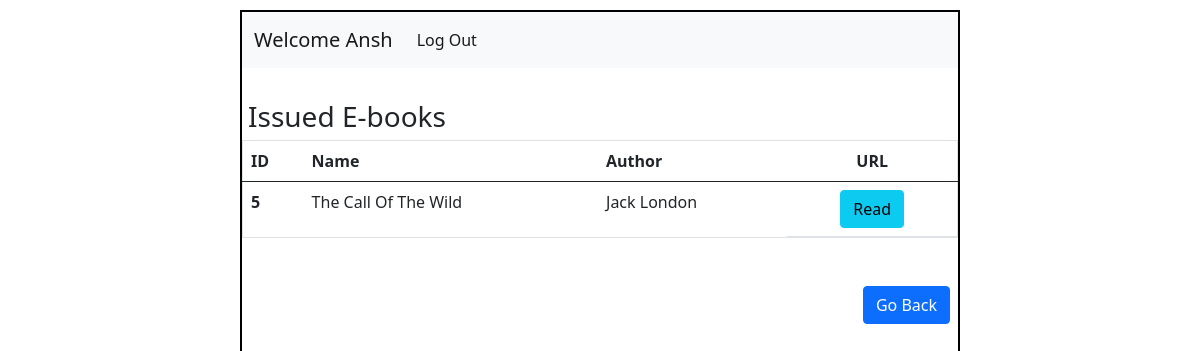
Page /view/The Call Of The Wild/2 on the committed database.
### application/models.py (models this page shows)
class User(db.Model):
  id = db.Column(db.Integer, primary_key=True)
  username = db.Column(db.String(), unique=True, nullable=False)
  email = db.Column(db.String(),unique = True, nullable=False)
  password = db.Column(db.String(), nullable=False)
  type = db.Column(db.String(), default='general')
  ebooks = db.relationship('Ebook', backref='bearer')

class Ebook(db.Model):
  id = db.Column(db.Integer, primary_key=True)
  name = db.Column(db.String(), nullable=False)
  author = db.Column(db.String(), nullable=False)
  url = db.Column(db.String(), nullable=False)
  status = db.Column(db.String(), default='available')
  user_id = db.Column(db.Integer, db.ForeignKey('user.id'), default=None)

### application/controllers.py (the view)
@app.route("/view/<ebook>/<int:user_id>")
def view(ebook,user_id):
    this_user = User.query.filter_by(id=user_id).first()
    details = Ebook.query.filter_by(user_id=user_id,name=ebook).all()
    return render_template("view.html",details=details,this_user=this_user)

### templates/view.html (shortened to what this page needs)
<!DOCTYPE html>
<html lang="en">
<head>
  <link rel="stylesheet" href="/static/style.css">
  <link href="https://cdn.jsdelivr.net/npm/bootstrap@5.0.2/dist/css/bootstrap.min.css" rel="stylesheet">
</head>
<body>
  <div id="main">
    <div id="canvas">
      <nav class="navbar navbar-expand-lg navbar-light bg-light">
        <div class="container-fluid">
          <a class="navbar-brand" href="#">Welcome {{this_user.username}}</a>
          <div class="collapse navbar-collapse" id="navbarSupportedContent">
            <ul class="navbar-nav me-auto mb-2 mb-lg-0">
              <li class="nav-item">
                <a class="nav-link active" aria-current="page" href="/login">Log Out</a>
              </li>
            </ul>
          </div>
        </div>
      </nav>
      <div id="content">
        <h3 class="headings">Issued E-books</h3>
        <div class="table">
          <table class="table border">
            <thead>
              <tr>
                <th scope="col">ID</th>
                <th scope="col">Name</th>
                <th scope="col">Author</th>
                <th scope="col" class="text-center">
                  URL
                </th>
              </tr>
            </thead>
            <tbody>
                {% for ebook in this_user.ebooks %}
                  {% if ebook.status == "granted" %}
                  <tr>
                    <th scope="row">{{ebook.id}}</th>
                    <td>{{ebook.name}}</td>
                    <td>{{ebook.author}}</td>
                    <td class="d-flex justify-content-center ">
                      <a href="{{ebook.url}}" target="_blank" class="btn btn-info mx-2">Read</a>
                    </td>
                  </tr>
                  {% endif %}
                {% endfor %}
            </tbody>
          </table>
        </div>
        <div class="text-end mx-2 my-5">
          <a href="/home/{{this_user.id}}" class="btn btn-primary">Go Back</a>
        </div>
      </div>
    </div>
  </div>
</body>
</html>

### static/style.css (style rules this page uses)
* { margin:0px; }
#canvas { border: 2px solid black; }
#main,#canvas { margin-top: 10px; }
#canvas { width: 60%; margin:auto; height:800px; }
.headings { margin: 4px; padding:2px; margin-top: 30px; }

### rows in the picture
User: username "Ansh"
Ebook: id "5", name "The Call Of The Wild", author "Jack London"
